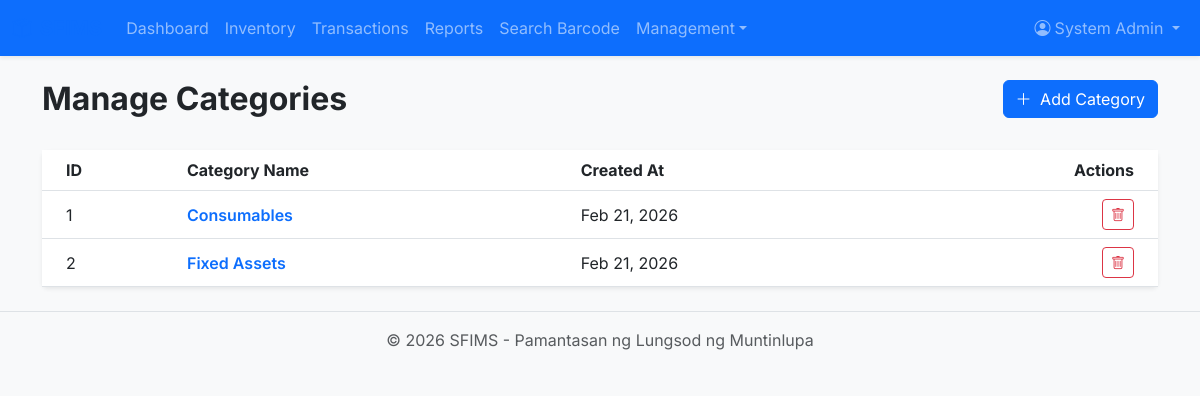
Screenshot of /admin/categories.php (signed in) with the database file from the repository.
### tables this page shows
CREATE TABLE IF NOT EXISTS categories (
    id INT AUTO_INCREMENT PRIMARY KEY,
    name VARCHAR(100) NOT NULL UNIQUE,
    created_at TIMESTAMP DEFAULT CURRENT_TIMESTAMP
);

### config/app.php (called while the page is built, shortened)
<?php
function h($string)
{
    return htmlspecialchars($string, ENT_QUOTES, 'UTF-8');
}

### admin/categories.php (the view, shortened to what this page needs)
<?php
require_once '../config/app.php';
$db = Database::getInstance();
$categories = $db->query("SELECT * FROM categories ORDER BY name ASC")->fetchAll();
require_once '../partials/header.php';
?>
<div class="row mb-4">
    <div class="col-md-6">
        <h2 class="fw-bold">Manage Categories</h2>
    </div>
    <div class="col-md-6 text-end">
        <button type="button" class="btn btn-primary" data-bs-toggle="modal" data-bs-target="#addCategoryModal">
            <i class="bi bi-plus-lg me-1"></i> Add Category
        </button>
    </div>
</div>
<div class="card shadow-sm border-0">
    <div class="card-body p-0">
        <div class="table-responsive">
            <table class="table table-hover align-middle mb-0">
                <thead class="bg-light">
                    <tr>
                        <th class="ps-4">ID</th>
                        <th>Category Name</th>
                        <th>Created At</th>
                        <th class="text-end pe-4">Actions</th>
                    </tr>
                </thead>
                <tbody>
                    <?php if ($categories): ?>
                        <?php foreach ($categories as $c): ?>
                            <tr>
                                <td class="ps-4"><?php echo $c['id']; ?></td>
                                <td class="fw-semibold text-primary"><?php echo h($c['name']); ?></td>
                                <td><?php echo date('M d, Y', strtotime($c['created_at'])); ?></td>
                                <td class="text-end pe-4">
                                    <a href="?delete=<?php echo $c['id']; ?>" class="btn btn-sm btn-outline-danger" onclick="return confirm('Are you sure you want to delete this category?')">
                                        <i class="bi bi-trash"></i>
                                    </a>
                                </td>
                            </tr>
                        <?php endforeach; ?>
                    <?php endif; ?>
                </tbody>
            </table>
        </div>
    </div>
</div>
<?php require_once '../partials/footer.php'; ?>

### partials/header.php (style rules this page uses)
body { font-family: 'Inter', sans-serif; background-color: #f8f9fa; }
.card { border: none; box-shadow: 0 0.125rem 0.25rem rgba(0, 0, 0, 0.075); }
.btn-primary { background-color: #0d6efd; border-color: #0d6efd; }

### rows the page displays
categories: id "1", name "Consumables", created_at "Feb 21, 2026"
categories: id "2", name "Fixed Assets", created_at "Feb 21, 2026"

### other values shown
$_SESSION['full_name'] "System Admin"
